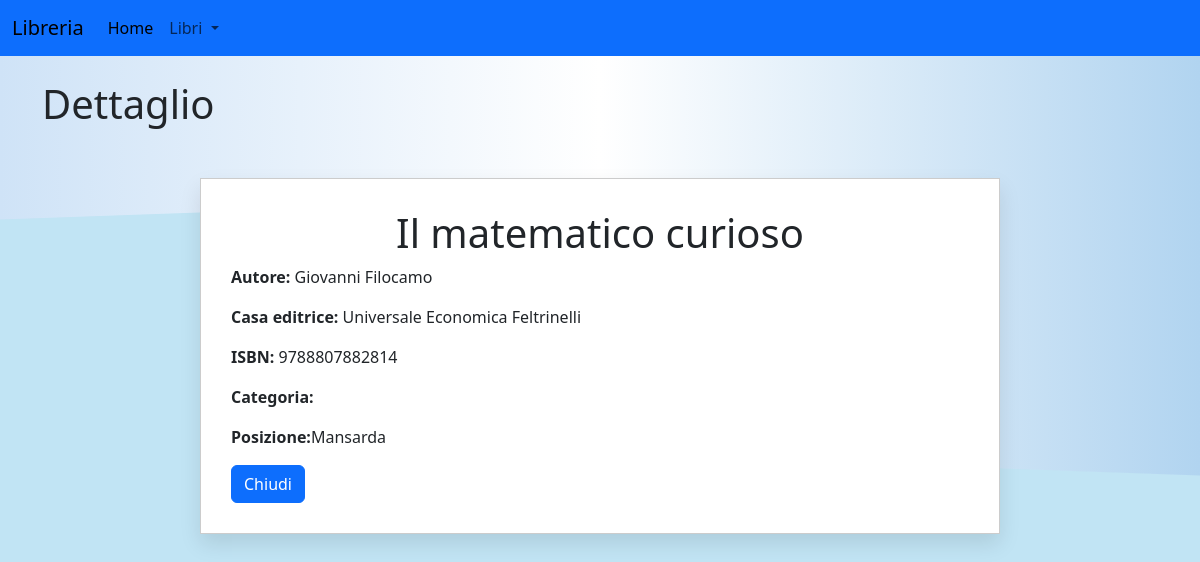
Page /api/libro/1 on the committed database.
### models/libri.py (models this page shows, shortened)
class Libri(db.Model):
    __tablename__ = "libri"
    id = db.Column(db.Integer, primary_key=True)
    titolo = db.Column(db.String(100), nullable=False)
    autore = db.Column(db.String(50), )
    casa_editrice = db.Column(db.String(50))
    isbn = db.Column(db.String(13))
    categoria = db.Column(db.String(50))
    posizione = db.Column(db.String(20))

### routes/libri.py (the view)
@libri_bp.route('/libro/<int:libro_id>', methods=['GET'])
def get_libro_by_id(libro_id):
    libro = get_by_id(libro_id)
    return render_template('dettaglio_libro.html',libro=libro)

### services/libri_service.py (called while the page is built)
def get_by_id(id):
    return Libri.query.get_or_404(id)

### templates/dettaglio_libro.html
{% extends "form.html" %}
{% block content %}
<h1 class="mb-4">Dettaglio</h1>
<div class="container">
    <div class="book">
        <h1 class="text-center">{{libro.titolo}}</h1>
        <p class="card-text"><strong>Autore: </strong>{{libro.autore}}</p>
        <p class="card-text"><strong>Casa editrice: </strong>{{libro.casa_editrice}}</p>
        <p class="card-text"><strong>ISBN: </strong>{{libro.isbn}}</p>
        <p class="card-text"><strong>Categoria: </strong>{{libro.categoria}}</p>
        <p class="card-text"><strong>Posizione:</strong>{{libro.posizione}}</p>
        <a href="/api/libri" class="btn btn-primary">Chiudi</a>
    </div>
  </div>
{% endblock %}

### static/css/style.css (style rules this page uses)
:root { --primary-color: #4CAF50; --hover-color: #45a049; --background-color: #fff; --btn-primary: #0d6efd; }
body { background: linear-gradient(to right, #cfe3f7, #fff, #b1d4f0); color: #333; font-family: 'Times New Roman', Times, serif; }
.book { max-width: 800px; margin: 50px auto; padding: 30px; background-color: #fff; box-shadow: 0 10px 20px rgba(0, 0, 0, 0.1); border: 1px solid #ccc; }
.book::before, .book::after { content: ''; position: absolute; width: 50%; height: 100%; background: #c1e4f4; z-index: -1; }
.book::before { left: 0; transform: skewY(-2deg); }
.book::after { right: 0; transform: skewY(2deg); }

### rows in the picture
Libri: titolo "Il matematico curioso", autore "Giovanni Filocamo", casa_editrice "Universale Economica Feltrinelli", isbn "9788807882814", posizione "Mansarda"
